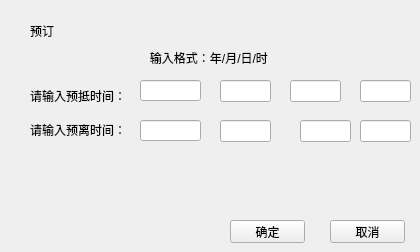
      <widget class="QWidget" name="page_3">
       <widget class="QLabel" name="label_2">
        <property name="geometry">
         <rect>
          <x>30</x>
          <y>10</y>
          <width>81</width>
          <height>41</height>
         </rect>
        </property>
        <property name="text">
         <string>预订</string>
        </property>
       </widget>
       <widget class="QLineEdit" name="reserveEndYearLineEdit">
        <property name="geometry">
         <rect>
          <x>140</x>
          <y>120</y>
          <width>61</width>
          <height>21</height>
         </rect>
        </property>
       </widget>
       <widget class="QLineEdit" name="reserveStartMonthLineEdit">
        <property name="geometry">
         <rect>
          <x>220</x>
          <y>80</y>
          <width>51</width>
          <height>22</height>
         </rect>
        </property>
       </widget>
       <widget class="QLineEdit" name="reserveEndMonthLineEdit">
        <property name="geometry">
         <rect>
          <x>220</x>
          <y>120</y>
          <width>51</width>
          <height>22</height>
         </rect>
        </property>
       </widget>
       <widget class="QLineEdit" name="reserveStartHourLineEdit">
        <property name="geometry">
         <rect>
          <x>360</x>
          <y>80</y>
          <width>51</width>
          <height>22</height>
         </rect>
        </property>
       </widget>
       <widget class="QLabel" name="reserveTimeStartLabel">
        <property name="geometry">
         <rect>
          <x>30</x>
          <y>80</y>
          <width>111</width>
          <height>31</height>
         </rect>
        </property>
        <property name="text">
         <string>请输入预抵时间：</string>
        </property>
       </widget>
       <widget class="QPushButton" name="reserveConfirmButton">
        <property name="geometry">
         <rect>
          <x>230</x>
          <y>220</y>
          <width>75</width>
          <height>23</height>
         </rect>
        </property>
        <property name="text">
         <string>确定</string>
        </property>
       </widget>
       <widget class="QLineEdit" name="reserveEndDayLineEdit">
        <property name="geometry">
         <rect>
          <x>300</x>
          <y>120</y>
          <width>51</width>
          <height>22</height>
         </rect>
        </property>
       </widget>
       <widget class="QLineEdit" name="reserveEndHourLineEdit">
        <property name="geometry">
         <rect>
          <x>360</x>
          <y>120</y>
          <width>51</width>
          <height>22</height>
         </rect>
        </property>
       </widget>
       <widget class="QLabel" name="inputStyleLabel">
        <property name="geometry">
         <rect>
          <x>130</x>
          <y>50</y>
          <width>171</width>
          <height>16</height>
         </rect>
        </property>
        <property name="text">
         <string>      输入格式：年/月/日/时         </string>
        </property>
       </widget>
       <widget class="QLineEdit" name="reserveStartYearLineEdit">
        <property name="geometry">
         <rect>
          <x>140</x>
          <y>80</y>
          <width>61</width>
          <height>21</height>
         </rect>
        </property>
       </widget>
       <widget class="QLineEdit" name="reserveStartDayLineEdit">
        <property name="geometry">
         <rect>
          <x>290</x>
          <y>80</y>
          <width>51</width>
          <height>22</height>
         </rect>
        </property>
       </widget>
       <widget class="QLabel" name="reserveTimeEndLabel">
        <property name="geometry">
         <rect>
          <x>30</x>
          <y>120</y>
          <width>101</width>
          <height>20</height>
         </rect>
        </property>
        <property name="text">
         <string>请输入预离时间：</string>
        </property>
       </widget>
       <widget class="QPushButton" name="reserveCancelButton">
        <property name="geometry">
         <rect>
          <x>330</x>
          <y>220</y>
          <width>75</width>
          <height>23</height>
         </rect>
        </property>
        <property name="text">
         <string>取消</string>
        </property>
       </widget>
      </widget>
